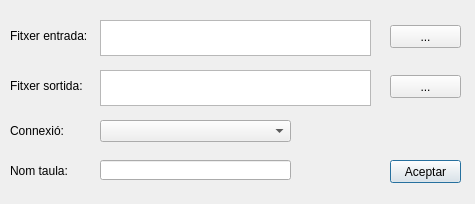
<?xml version="1.0" encoding="UTF-8"?>
<ui version="4.0">
 <class>padroHabitantsDialog</class>
 <widget class="QDialog" name="padroHabitantsDialog">
  <property name="geometry">
   <rect>
    <x>0</x>
    <y>0</y>
    <width>475</width>
    <height>204</height>
   </rect>
  </property>
  <property name="windowTitle">
   <string>Dialog</string>
  </property>
  <widget class="QPushButton" name="btnAccept">
   <property name="geometry">
    <rect>
     <x>390</x>
     <y>160</y>
     <width>71</width>
     <height>23</height>
    </rect>
   </property>
   <property name="text">
    <string>Aceptar</string>
   </property>
  </widget>
  <widget class="QPushButton" name="btnSelectInput">
   <property name="geometry">
    <rect>
     <x>390</x>
     <y>25</y>
     <width>71</width>
     <height>23</height>
    </rect>
   </property>
   <property name="text">
    <string>...</string>
   </property>
  </widget>
  <widget class="QLabel" name="label">
   <property name="geometry">
    <rect>
     <x>10</x>
     <y>20</y>
     <width>91</width>
     <height>31</height>
    </rect>
   </property>
   <property name="text">
    <string>Fitxer entrada:</string>
   </property>
  </widget>
  <widget class="QLabel" name="label_2">
   <property name="geometry">
    <rect>
     <x>10</x>
     <y>70</y>
     <width>91</width>
     <height>31</height>
    </rect>
   </property>
   <property name="text">
    <string>Fitxer sortida:</string>
   </property>
  </widget>
  <widget class="QPushButton" name="btnSelectOutput">
   <property name="geometry">
    <rect>
     <x>390</x>
     <y>75</y>
     <width>71</width>
     <height>23</height>
    </rect>
   </property>
   <property name="text">
    <string>...</string>
   </property>
  </widget>
  <widget class="QTextEdit" name="txtInputFilePath">
   <property name="geometry">
    <rect>
     <x>100</x>
     <y>20</y>
     <width>271</width>
     <height>36</height>
    </rect>
   </property>
   <property name="verticalScrollBarPolicy">
    <enum>Qt::ScrollBarAlwaysOff</enum>
   </property>
   <property name="horizontalScrollBarPolicy">
    <enum>Qt::ScrollBarAlwaysOff</enum>
   </property>
   <property name="html">
    <string>&lt;!DOCTYPE HTML PUBLIC &quot;-//W3C//DTD HTML 4.0//EN&quot; &quot;http://www.w3.org/TR/REC-html40/strict.dtd&quot;&gt;
&lt;html&gt;&lt;head&gt;&lt;meta name=&quot;qrichtext&quot; content=&quot;1&quot; /&gt;&lt;style type=&quot;text/css&quot;&gt;
p, li { white-space: pre-wrap; }
&lt;/style&gt;&lt;/head&gt;&lt;body style=&quot; font-family:'MS Shell Dlg 2'; font-size:8.25pt; font-weight:400; font-style:normal;&quot;&gt;
&lt;p style=&quot;-qt-paragraph-type:empty; margin-top:0px; margin-bottom:0px; margin-left:0px; margin-right:0px; -qt-block-indent:0; text-indent:0px; font-size:8pt;&quot;&gt;&lt;br /&gt;&lt;/p&gt;&lt;/body&gt;&lt;/html&gt;</string>
   </property>
  </widget>
  <widget class="QTextEdit" name="txtOutputFilePath">
   <property name="geometry">
    <rect>
     <x>100</x>
     <y>70</y>
     <width>271</width>
     <height>36</height>
    </rect>
   </property>
   <property name="verticalScrollBarPolicy">
    <enum>Qt::ScrollBarAlwaysOff</enum>
   </property>
   <property name="horizontalScrollBarPolicy">
    <enum>Qt::ScrollBarAlwaysOff</enum>
   </property>
   <property name="html">
    <string>&lt;!DOCTYPE HTML PUBLIC &quot;-//W3C//DTD HTML 4.0//EN&quot; &quot;http://www.w3.org/TR/REC-html40/strict.dtd&quot;&gt;
&lt;html&gt;&lt;head&gt;&lt;meta name=&quot;qrichtext&quot; content=&quot;1&quot; /&gt;&lt;style type=&quot;text/css&quot;&gt;
p, li { white-space: pre-wrap; }
&lt;/style&gt;&lt;/head&gt;&lt;body style=&quot; font-family:'MS Shell Dlg 2'; font-size:8.25pt; font-weight:400; font-style:normal;&quot;&gt;
&lt;p style=&quot;-qt-paragraph-type:empty; margin-top:0px; margin-bottom:0px; margin-left:0px; margin-right:0px; -qt-block-indent:0; text-indent:0px; font-size:8pt;&quot;&gt;&lt;br /&gt;&lt;/p&gt;&lt;/body&gt;&lt;/html&gt;</string>
   </property>
  </widget>
  <widget class="QComboBox" name="cboConnection">
   <property name="geometry">
    <rect>
     <x>100</x>
     <y>120</y>
     <width>191</width>
     <height>22</height>
    </rect>
   </property>
  </widget>
  <widget class="QLabel" name="label_3">
   <property name="geometry">
    <rect>
     <x>10</x>
     <y>120</y>
     <width>91</width>
     <height>21</height>
    </rect>
   </property>
   <property name="text">
    <string>Connexió:</string>
   </property>
  </widget>
  <widget class="QLabel" name="label_4">
   <property name="geometry">
    <rect>
     <x>10</x>
     <y>160</y>
     <width>91</width>
     <height>21</height>
    </rect>
   </property>
   <property name="text">
    <string>Nom taula:</string>
   </property>
  </widget>
  <widget class="QLineEdit" name="txtTableName">
   <property name="geometry">
    <rect>
     <x>100</x>
     <y>160</y>
     <width>191</width>
     <height>20</height>
    </rect>
   </property>
  </widget>
 </widget>
 <resources/>
 <connections/>
</ui>
